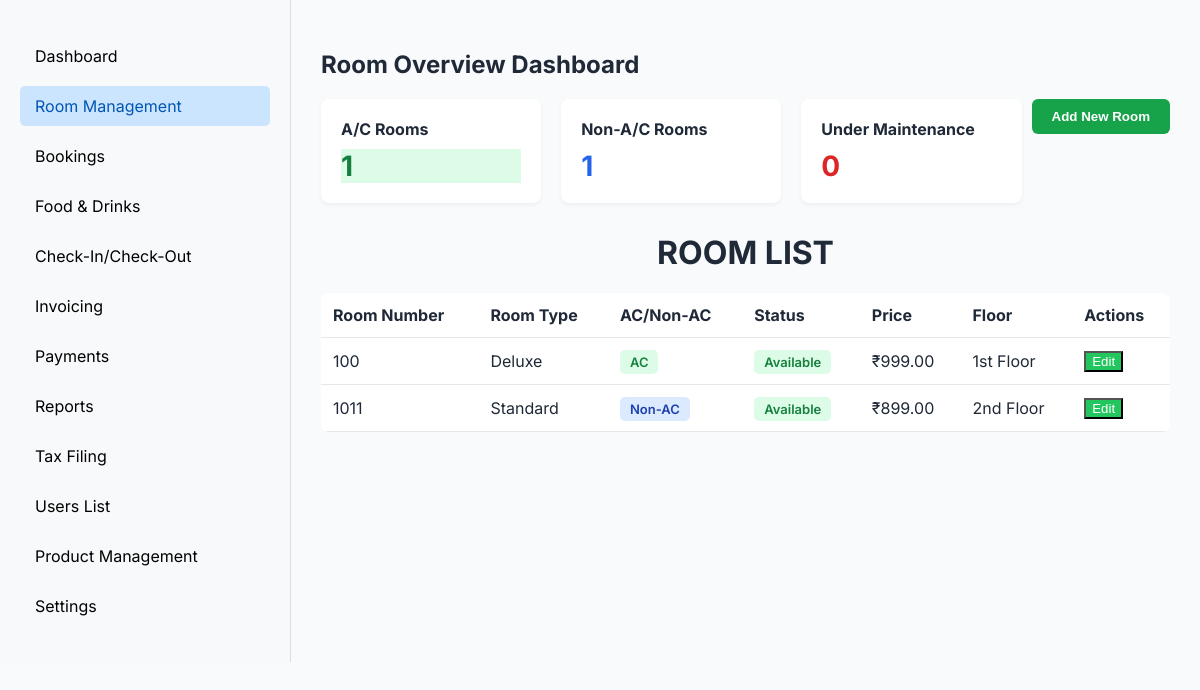
/rooms/ (signed in), run on an earlier commit of the app's database.
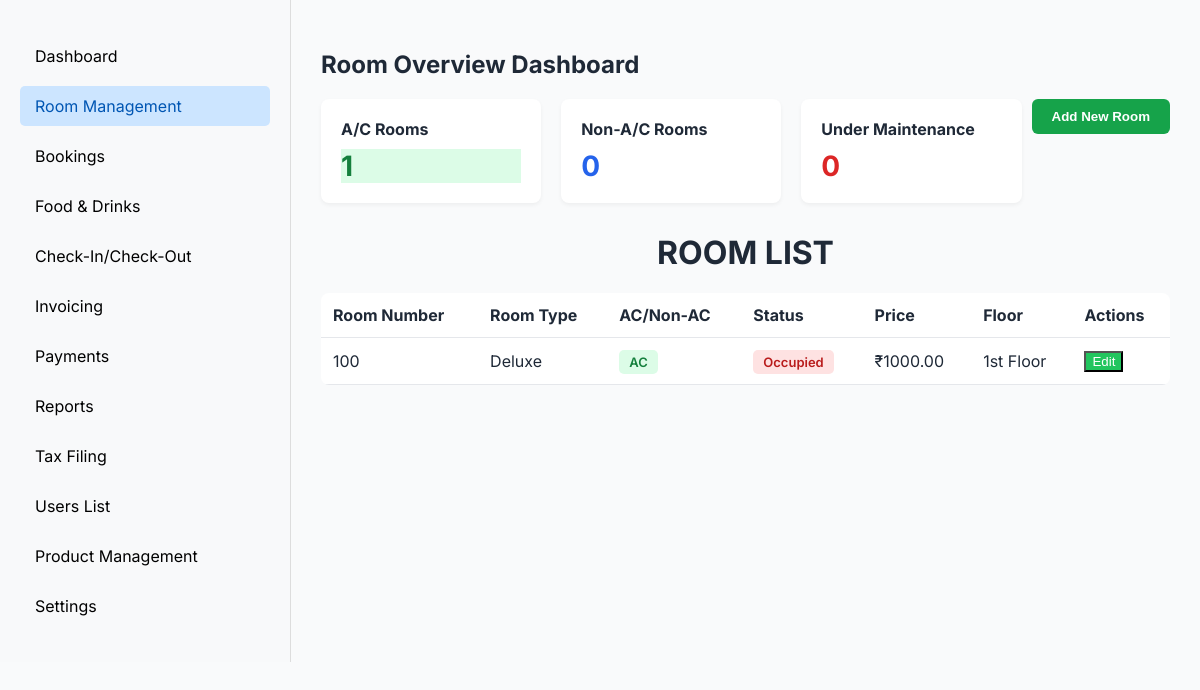
And on a later commit of the database.
### rooms/models.py (models this page shows, shortened)
class Room(models.Model):
    ROOM_TYPE_CHOICES = [
        ('Standard', 'Standard'),
        ('Deluxe', 'Deluxe'),
        ('Suite', 'Suite'),
    ]
    AC_CHOICES = [
        ('AC', 'A/C'),
        ('Non-AC', 'Non A/C'),
    ]
    STATUS_CHOICES = [
        ('Available', 'Available'),
        ('Occupied', 'Occupied'),
        ('Maintenance', 'Maintenance'),
    ]
    room_number = models.CharField(max_length=10, unique=True)
    room_type = models.CharField(max_length=20, choices=ROOM_TYPE_CHOICES)
    ac_type = models.CharField(max_length=10, choices=AC_CHOICES, default='Non-AC')
    floor = models.ForeignKey(Floor, on_delete=models.SET_NULL, null=True, default=get_default_floor)
    price = models.DecimalField(max_digits=8, decimal_places=2)
    status = models.CharField(max_length=20, choices=[('available', 'Available'), ('occupied', 'Occupied')], default='available')

class Floor(models.Model):
    number = models.PositiveIntegerField(unique=True)
    def __str__(self):
        suffix = "th"
        if 10 <= self.number % 100 <= 20:
            suffix = "th"
        else:
            suffix = {1: "st", 2: "nd", 3: "rd"}.get(self.number % 10, "th")
        return f"{self.number}{suffix} Floor"

### rooms/views.py (the view)
# urls.py: path('', views.room_management, name='room_management'),
@login_required
def room_management(request):
    for i in range(1, 6):
        Floor.objects.get_or_create(number=i)
    ac_count = Room.objects.filter(ac_type='AC').count()
    non_ac_count = Room.objects.filter(ac_type='Non-AC').count()
    maintenance_count = Room.objects.filter(status='Maintenance').count()
    if request.method == 'POST' and 'add_room' in request.POST:
        form = RoomForm(request.POST)
        if form.is_valid():
            form.save()
            return redirect('rooms:room_management')
    else:
        form = RoomForm()
    if request.method == 'POST' and 'update_room' in request.POST:
        room_id = request.POST.get('room_id')
        room = get_object_or_404(Room, id=room_id)
        update_form = RoomUpdateForm(request.POST, instance=room)
        if update_form.is_valid():
            update_form.save()
            return redirect('rooms:room_management')
    else:
        update_form = RoomUpdateForm()
    context = {
        'ac_count': ac_count,
        'non_ac_count': non_ac_count,
        'maintenance_count': maintenance_count,
        'form': form,
        'update_form': update_form,
        'rooms': Room.objects.all(),
    }
    return render(request, 'rooms/room_management.html', context)

### rooms/models.py (called while the page is built)
def get_default_floor():
    return Floor.objects.get_or_create(number=1)[0].id

### rooms/templates/rooms/room_management.html (shortened to what this page needs)
<!DOCTYPE html>
<html lang="en">
<head>
</head>
<body>
  <div class="sidebar">
    <ul>
      <li><a href="#">Dashboard</a></li>
      <li class="active"><a href="{% url 'rooms:room_management' %}">Room Management</a></li>
      <li ><a href="{% url 'booking:booking_list' %}">Bookings</a></li>
      <li><a href="{% url 'foods:food_entry' %}">Food & Drinks</a></li>
      <li><a href="#">Check-In/Check-Out</a></li>
      <li><a href="#">Invoicing</a></li>
      <li><a href="#">Payments</a></li>
      <li><a href="#">Reports</a></li>
      <li><a href="#">Tax Filing</a></li>
      <li><a href="#">Users List</a></li>
      <li><a href="#">Product Management</a></li>
      <li><a href="#">Settings</a></li>
    </ul>
  </div>
  <div class="main-content">
    <h2>Room Overview Dashboard</h2>
    <button class="addroom" onclick="showModal()">Add New Room</button>
    <div class="status-cards">
      <div class="card"><h4>A/C Rooms</h4><div class="count ac">{{ ac_count }}</div></div>
      <div class="card"><h4>Non-A/C Rooms</h4><div class="count non-ac">{{ non_ac_count }}</div></div>
      <div class="card"><h4>Under Maintenance</h4><div class="count reinv">{{ maintenance_count }}</div></div>
    </div>
    <h1><center>ROOM LIST</center></h1>
    <table>
      <thead>
        <tr>
          <th>Room Number</th>
          <th>Room Type</th>
          <th>AC/Non-AC</th>
          <th>Status</th>
          <th>Price</th>
          <th>Floor</th>
          <th>Actions</th>
        </tr>
      </thead>
      <tbody>
        {% for room in rooms %}
        <tr>
          <td>{{ room.room_number }}</td>
          <td>{{ room.room_type }}</td>
          <td>
            {% if room.ac_type == "AC" %}
              <span class="badge ac">AC</span>
            {% else %}
              <span class="badge non">Non-AC</span>
            {% endif %}
          </td>
          <td>
            <span class="badge
              {% if room.status == 'Available' %}available
              {% elif room.status == 'Occupied' %}occupied
              {% else %}maintenance{% endif %}">
              {{ room.status }}
            </span>
          </td>
          <td>₹{{ room.price }}</td>
          <td>{{ room.floor }}</td>
          <td>
            <button
              class="btn btn-green"
              onclick="showUpdateModal(
                '{{ room.id }}',
                '{{ room.room_type }}',
                '{{ room.ac_type }}',
                '{{ room.floor.id }}',
                '{{ room.price }}',
                '{{ room.status }}'
              )"
              >Edit</button>
          </td>
        </tr>
        {% empty %}
        <tr>
          <td colspan="7" style="text-align:center;">No Rooms Available</td>
        </tr>
        {% endfor %}
      </tbody>
    </table>
  </div>
</body>
</html>

### rooms/templates/rooms/room_management.html (style rules this page uses)
body { font-family: 'Inter', sans-serif; margin: 0; background-color: #f9fafb; color: #1f2937; display: flex; }
.sidebar { width: 250px; background: #f8f9fa; padding: 20px; border-right: 1px solid #ddd; flex-shrink: 0; }
.sidebar ul { list-style: none; padding: 0; }
.sidebar ul li { margin-bottom: 10px; }
.sidebar ul li a { display: block; padding: 10px 15px; color: #000; text-decoration: none; border-radius: 5px; }
.sidebar ul li a:hover, .sidebar ul li.active a { background-color: #cce5ff; color: #0056b3; }
.main-content { padding: 30px; flex: 1; }
h2 { margin-bottom: 20px; }
.status-cards { display: flex; gap: 20px; margin-bottom: 30px; }
.card { background: white; padding: 20px; border-radius: 8px; box-shadow: 0 2px 4px rgba(0,0,0,0.05); flex: 1; }
.card h4 { margin: 0 0 10px; }
.card .count { font-size: 28px; font-weight: bold; }
.ac { color: #16a34a; }
.non-ac { color: #2563eb; }
.reinv { color: #dc2626; }
.addroom { float: right; padding: 10px 20px; border: none; border-radius: 6px; background-color: #16a34a; color: white; font-weight: 600; cursor: pointer; margin-bottom: 50px; margin-left: 10px; }
table { width: 100%; border-collapse: collapse; background: white; border-radius: 8px; overflow: hidden; }
th, td { padding: 12px; border-bottom: 1px solid #e5e7eb; text-align: left; }
.badge { padding: 4px 10px; border-radius: 5px; font-size: 13px; font-weight: 600; }
.ac { background-color: #dcfce7; color: #15803d; }
.badge.occupied { background-color: #fee2e2; color: #b91c1c; }
.btn-green { background-color: #22c55e; color: white; }

What changed in the data, as far as the page shows it:
removed Room: room_number "1011", room_type "Standard", ac_type "Non-AC", status "Available", price "899.00", floor "2nd Floor"
changed Room "Deluxe": status "Available" → "Occupied"; price "999.00" → "1000.00"
Also different on the page:
{{ non_ac_count }}: "1" → "0"
